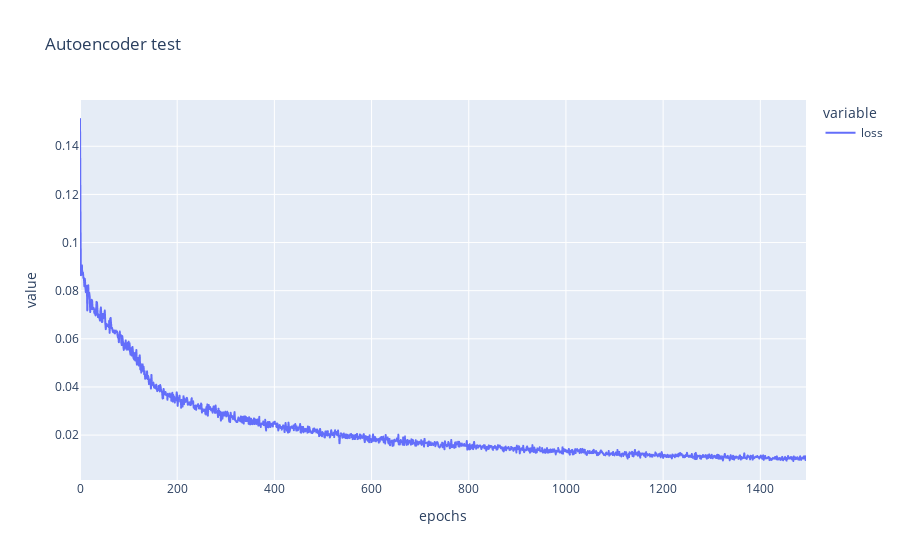

Source (notebook cell):
### Code cell
stats = mnist.fit_autoencoder(
    epochs=1500,
    batch_size=128,
    loss_criterion="MSELoss",
    verbose=True,
    info="Autoencoder test"
)
stats[5:].plot_loss()

### Figure 1 — Plotly figure (JSON) as saved in the notebook; plotly's stock layout.template omitted (floating-point values rounded to 4 significant figures; data arrays with more than 128 entries replaced by an {"elided": "..."} marker saying what was removed)
{"data": [{"hovertemplate": "variable=loss<br>epochs=%{x}<br>value=%{y}<extra></extra>", "legendgroup": "loss", "line": {"color": "#636efa", "dash": "solid"}, "marker": {"symbol": "circle"}, "mode": "lines", "name": "loss", "showlegend": true, "type": "scattergl", "x": {"elided": "1495 int values"}, "xaxis": "x", "y": {"elided": "1495 float values"}, "yaxis": "y"}], "layout": {"legend": {"title": {"text": "variable"}, "tracegroupgap": 0}, "title": {"text": "Autoencoder test"}, "xaxis": {"anchor": "y", "domain": [0, 1], "title": {"text": "epochs"}}, "yaxis": {"anchor": "x", "domain": [0, 1], "title": {"text": "value"}}}}
